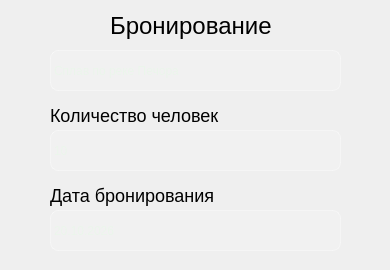
<?xml version="1.0" encoding="UTF-8"?>
<ui version="4.0">
 <class>Dialog</class>
 <widget class="QDialog" name="Dialog">
  <property name="geometry">
   <rect>
    <x>0</x>
    <y>0</y>
    <width>390</width>
    <height>270</height>
   </rect>
  </property>
  <property name="windowTitle">
   <string>Dialog</string>
  </property>
  <property name="styleSheet">
   <string notr="true">background-color: qlineargradient(spread:pad, x1:1, y1:1, x2:0, y2:0,
    stop:0 rgba(20, 65, 30, 255),
    stop:0.427447 rgba(35, 95, 55, 235),
    stop:1 rgba(110, 160, 90, 255));</string>
  </property>
  <widget class="QLabel" name="label">
   <property name="geometry">
    <rect>
     <x>110</x>
     <y>10</y>
     <width>161</width>
     <height>31</height>
    </rect>
   </property>
   <property name="styleSheet">
    <string notr="true">background-color: none;
font-size: 24px;</string>
   </property>
   <property name="text">
    <string>Бронирование</string>
   </property>
  </widget>
  <widget class="QLabel" name="label_2">
   <property name="geometry">
    <rect>
     <x>50</x>
     <y>50</y>
     <width>291</width>
     <height>41</height>
    </rect>
   </property>
   <property name="styleSheet">
    <string notr="true">background-color: rgba(255, 255, 255, 0.15);
color: rgb(235, 245, 235);
border: 1px solid rgba(255, 255, 255, 0.35);
border-radius: 8px</string>
   </property>
   <property name="text">
    <string>Сплав по реке Печора</string>
   </property>
  </widget>
  <widget class="QLabel" name="label_3">
   <property name="geometry">
    <rect>
     <x>50</x>
     <y>130</y>
     <width>291</width>
     <height>41</height>
    </rect>
   </property>
   <property name="styleSheet">
    <string notr="true">background-color: rgba(255, 255, 255, 0.15);
color: rgb(235, 245, 235);
border: 1px solid rgba(255, 255, 255, 0.35);
border-radius: 8px</string>
   </property>
   <property name="text">
    <string>10</string>
   </property>
  </widget>
  <widget class="QLabel" name="label_4">
   <property name="geometry">
    <rect>
     <x>50</x>
     <y>100</y>
     <width>181</width>
     <height>31</height>
    </rect>
   </property>
   <property name="styleSheet">
    <string notr="true">background-color: none;
font-size: 18px;</string>
   </property>
   <property name="text">
    <string>Количество человек</string>
   </property>
  </widget>
  <widget class="QLabel" name="label_5">
   <property name="geometry">
    <rect>
     <x>50</x>
     <y>180</y>
     <width>181</width>
     <height>31</height>
    </rect>
   </property>
   <property name="styleSheet">
    <string notr="true">background-color: none;
font-size: 18px;</string>
   </property>
   <property name="text">
    <string>Дата бронирования</string>
   </property>
  </widget>
  <widget class="QLabel" name="label_6">
   <property name="geometry">
    <rect>
     <x>50</x>
     <y>210</y>
     <width>291</width>
     <height>41</height>
    </rect>
   </property>
   <property name="styleSheet">
    <string notr="true">background-color: rgba(255, 255, 255, 0.15);
color: rgb(235, 245, 235);
border: 1px solid rgba(255, 255, 255, 0.35);
border-radius: 8px</string>
   </property>
   <property name="text">
    <string>20.10.2026</string>
   </property>
  </widget>
 </widget>
 <resources/>
 <connections/>
</ui>
